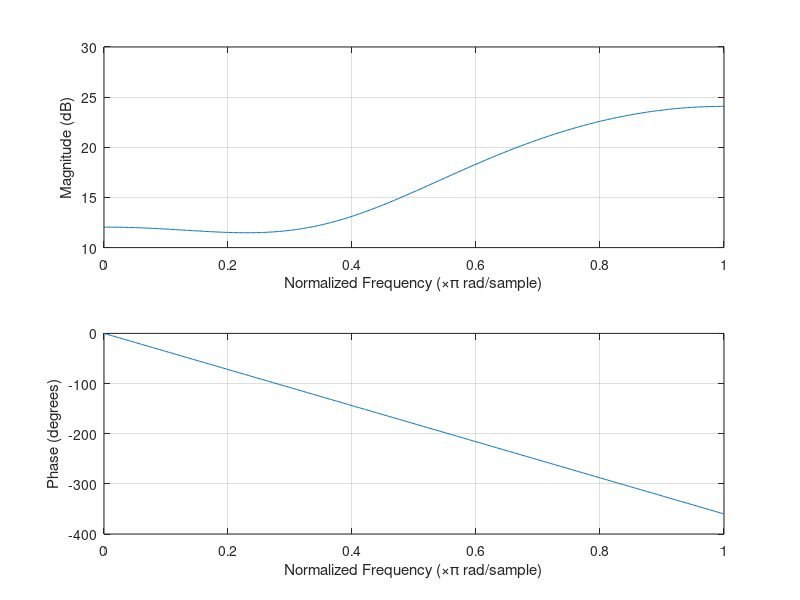

The MATLAB script that drew this image: (Note: this script raises an error after producing the figure.)
% close all;
% Fs = 24000;
% T = 1/8000;
% r = Fs*T; % Fator de oversampling
% t = -5*T:1/Fs:5*T;
% t = t + 1e-10;
% alfa = 0.5;
% % alfa = 0.00001;
% 
% % Filtro raiz de cosseno levantado
% h = rcosine(1/T,Fs,'sqrt',alfa,5);
% figure;plot(t,h)
% xlabel('Tempo (intervalo de símbolo)')
% title('Raiz de cosseno levantado')
% legend('\alpha=0.5');
% grid           
% 
% 
% %generate y signal with random bits
% Nbits = 10;
% Vamp = 1;
% bits = zeros(1,Nbits);
% for i=1:Nbits
%     bits(i) = rand > 0.5;
% end
% s=2*bits-1;
% s_up = zeros(1,length(s)*r);
% s_up(1:r:r*length(s)) = s*Vamp; % sequência com oversampling
% x=conv(s_up,h);
% %add transmission noise
% noise = (rand(1,length(x))-0.5)*2;
% 
% s_trans = x+noise;
% figure
% eixo = (0:length(x)-1)*1/Fs;
% points = zeros(1,length(x));
% t_start_symbol = 0.000625;
% for i=1:length(eixo)
%     if (eixo(i) >= t_start_symbol && eixo(i) < T*Nbits + t_start_symbol)
%         if (mod(eixo(i),T)==0)
%             if (x(i) > 0)
%                 points(i)=Vamp;
%             else
%                 points(i)=-Vamp;
%             end
%         end
%     end
% end    
% plot(eixo,x,'r');
% hold on
% stem(eixo, points);
% grid
% xlabel('Tempo (intervalo de símbolo)')
% title('Sinal transmitido')
% %0.00075-0.000625
% 
% figure
% eixo = (0:length(s_trans)-1)*1/Fs;
% plot(eixo,s_trans,'r');
% grid
% xlabel('Tempo (intervalo de símbolo)')
% title('Sinal transmitido com ruido')
% 
% receiver = conv(s_trans,h);
% figure;
% eixo = (0:length(receiver)-1)*1/Fs;
% points = zeros(1,length(receiver));
% plot(eixo,receiver);
% hold on
% grid
% xlabel('Tempo (intervalo de símbolo)')
% title('Sinal recebido')
% 
% bits_received = zeros(1,Nbits);
% j=1;
% t_start_symbol = 0.00125;
% for i=1:length(receiver)    
%     if (eixo(i) >= t_start_symbol && eixo(i) < T*Nbits + t_start_symbol ...
%             && j <= Nbits)
%         eixo(i)
%         if (mod(eixo(i),T)==0)
%             if (receiver(i) > 0)
%                 points(i)=Vamp;
%                 bits_received(j)=1;
%                 j=j+1;
%             else
%                 points(i)=-Vamp;
%                 bits_received(j)=0;
%                 j=j+1;                
%             end
%         end
%     end
% end
% stem(eixo,points);
% wrong_bits = sum( bits ~= bits_received)

close all

%Parâmetros pulso raiz cosseno levantado. TX usa raiz de cosseno levantado e filtro
%casado é outro raiz de cosseno levantado
Ts=1;
fim=5;
Fs=10;
Nb=1000;
alfa=0.5;
p=rcosfir(alfa,fim,Fs,Ts,'sqrt');

%Resposta em frequencia e resposta do canal quando é transmitido um pulso
%raiz de cosseno levantado e o filtro casado usa outro pulso raiz de
%cosseno levantado.
c2=0.1; 
c1=-0.3;
c0=0.8;
c=[c2 c1 c0 c1 c2]*10;
freqz(c)

% Passagem do sinal transmitido x pelo canal com upsampling.
c_up=upsample(c,Fs);
r=conv(x,c_up);
y=conv(r,p);
q=conv(x,p);

%Definição do equalizador e processo de equalização
w=[c0 c1 c2;
   c1 c0 c1;
   c2 c1 c0];
h=inv(w)*[0; 1; 0]
h_up=upsample(h,Fs);
z=conv(y,h_up);

%Recortes dos sinais para diagramas de olho
x1=q(4*fim*Fs+1:1:length(q)-4*fim*Fs+1);
y1=y(4*fim*Fs+1:1:length(y)-4*fim*Fs+1);
z1=z(4*fim*Fs+1:1:length(z)-4*fim*Fs+1);

eyediagram(x1,Fs)
xlabel('Período de Símbolo')
eyediagram(y1,Fs)
xlabel('Período de Símbolo')
eyediagram(z1,Fs)
xlabel('Período de Símbolo')